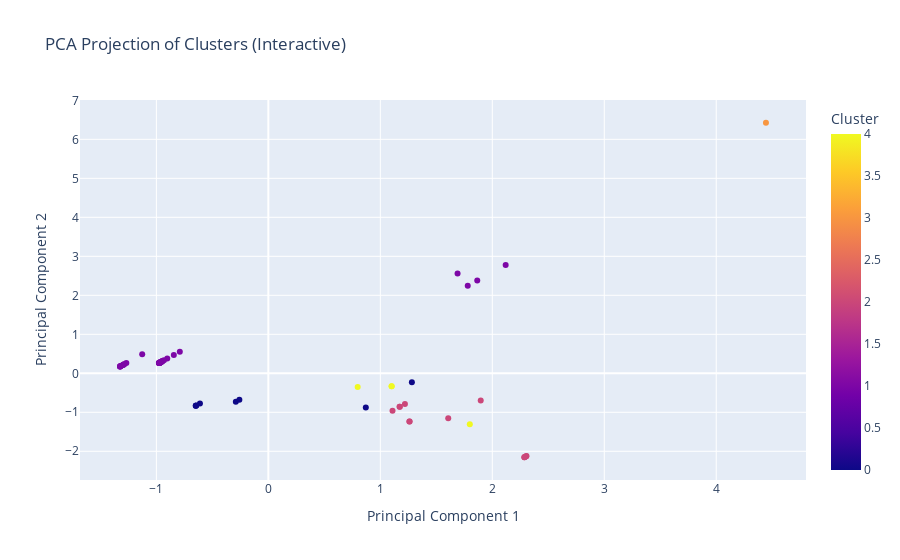

Here is the notebook cell this chart was saved with:
### Code cell
pca = PCA(n_components=2)
pca_components = pca.fit_transform(X_scaled)

# Step 2: Create a DataFrame for plotting
pca_df = pd.DataFrame({
    'PC1': pca_components[:, 0],
    'PC2': pca_components[:, 1],
    'Cluster': kmeans5.labels_
})

# Step 3: Plot with Plotly
fig = px.scatter(
    pca_df, x='PC1', y='PC2',
    color='Cluster',
    title='PCA Projection of Clusters (Interactive)',
    labels={'PC1': 'Principal Component 1', 'PC2': 'Principal Component 2'},
    color_discrete_sequence=px.colors.qualitative.Set2_r
)
fig.show()
plt.savefig('whateer')

### Figure 1 — Plotly figure (JSON) as saved in the notebook; plotly's stock layout.template omitted (floating-point values rounded to 4 significant figures)
{"data": [{"hovertemplate": "Principal Component 1=%{x}<br>Principal Component 2=%{y}<br>Cluster=%{marker.color}<extra></extra>", "legendgroup": "", "marker": {"color": [0, 4, 1, 2, 1, 2, 1, 1, 2, 4, 0, 4, 1, 1, 2, 1, 1, 1, 2, 1, 1, 0, 2, 2, 0, 1, 0, 2, 1, 1, 1, 1, 1, 1, 0, 0, 1, 0, 1, 1, 2, 1, 1, 1, 2, 1, 4, 2, 2, 1, 1, 1, 1, 1, 1, 2, 1, 1, 1, 1, 1, 1, 1, 1, 1, 3], "coloraxis": "coloraxis", "symbol": "circle"}, "mode": "markers", "name": "", "orientation": "v", "showlegend": false, "type": "scatter", "x": [-0.2903, 0.7978, 1.69, 1.174, -1.295, 2.305, 1.866, 2.119, 1.259, 1.1, -0.6483, 1.799, -0.9773, -0.9747, 2.286, -1.127, -1.287, -0.9482, 2.302, -0.9717, -0.9515, 0.8704, 1.22, 2.292, -0.6109, -0.844, -0.6477, 1.606, -0.9642, -1.299, -1.318, -1.324, -1.268, -1.322, -0.2589, 1.282, -0.9028, -0.644, -0.9704, -0.9482, 1.262, -1.324, -0.9666, -0.9769, 1.897, -0.9591, 1.102, 1.109, 2.287, -0.9546, -0.9732, -1.292, -0.9559, -0.9699, -0.9713, 1.172, -0.9643, -0.974, -0.9322, -0.7906, -1.324, -0.9576, 1.781, -0.9661, -0.9749, 4.444], "xaxis": "x", "y": [-0.7286, -0.3491, 2.562, -0.8562, 0.2218, -2.123, 2.38, 2.778, -1.238, -0.3324, -0.8323, -1.305, 0.2621, 0.2663, -2.153, 0.4859, 0.2343, 0.3078, -2.128, 0.2709, 0.3026, -0.8752, -0.7849, -2.145, -0.7737, 0.4713, -0.8314, -1.151, 0.2826, 0.2146, 0.1851, 0.176, 0.2637, 0.1786, -0.6793, -0.2296, 0.3791, -0.8255, 0.273, 0.3078, -1.233, 0.176, 0.2789, 0.2629, -0.6956, 0.2908, -0.3302, -0.9588, -2.151, 0.2978, 0.2685, 0.2259, 0.2958, 0.2737, 0.2715, -0.8604, 0.2825, 0.2673, 0.333, 0.5551, 0.1756, 0.2931, 2.247, 0.2797, 0.2659, 6.425], "yaxis": "y"}], "layout": {"autosize": true, "coloraxis": {"colorbar": {"title": {"text": "Cluster"}}, "colorscale": [[0, "#0d0887"], [0.1111, "#46039f"], [0.2222, "#7201a8"], [0.3333, "#9c179e"], [0.4444, "#bd3786"], [0.5556, "#d8576b"], [0.6667, "#ed7953"], [0.7778, "#fb9f3a"], [0.8889, "#fdca26"], [1, "#f0f921"]]}, "legend": {"tracegroupgap": 0}, "title": {"text": "PCA Projection of Clusters (Interactive)"}, "xaxis": {"anchor": "y", "autorange": true, "domain": [0, 1], "range": [-1.674, 4.794], "title": {"text": "Principal Component 1"}, "type": "linear"}, "yaxis": {"anchor": "x", "autorange": true, "domain": [0, 1], "range": [-2.861, 7.133], "title": {"text": "Principal Component 2"}, "type": "linear"}}}
